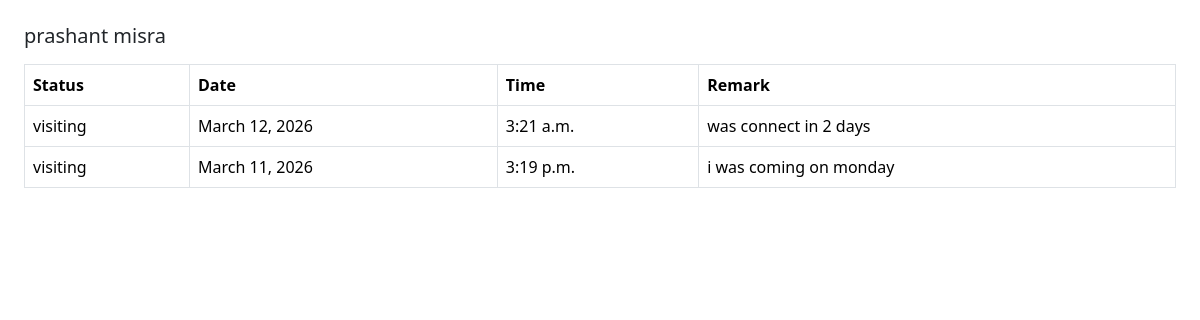
The app's page /followup/100/ with its own data.
### appname/models.py (models this page shows, shortened)
class Student(models.Model):
    FNAME = models.CharField(max_length=50)
    LNAME = models.CharField(max_length=50)
    BIRTHDAY = models.DateField(null=True, blank=True)
    GENDER = models.CharField(max_length=10, blank=True)
    EMAIL = models.EmailField(unique=False)
    PHONE = models.CharField(max_length=10, blank=True)
    ADDRESS = models.CharField(max_length=200, blank=True)
    CITY = models.CharField(max_length=50, blank=True)
    COLLEGENAME = models.CharField(max_length=100, blank=True)
    QUALIFICATION = models.CharField(max_length=50, blank=True, null=True)
    BRANCH = models.CharField(max_length=50, blank=True)
    PASSING_YEAR = models.CharField(max_length=10, blank=True)
    TECHNOLOGY = models.CharField(max_length=50, blank=True)
    STATUS_CHOICES = [
        ('visiting', 'Visiting'),
        ('adjoining', 'Adjoining'),
        ('pending', 'Pending'),
        ('rejected', 'Rejected'),
    ]
    status = models.CharField(
        max_length=20,
        choices=STATUS_CHOICES,
        default='visiting'
    )
    visiting_at = models.DateTimeField(auto_now_add=True)
    joining_at = models.DateTimeField(null=True, blank=True)
    COURSE_CHOICES = [
        ('python', 'Python'),
        ('django', 'Django'),
        ('fullstack', 'Full Stack'),
    ]
    course = models.CharField(
        max_length=50,
        choices=COURSE_CHOICES,
        null=True,
        blank=True
    )
    total_fees = models.IntegerField(null=True, blank=True)
    paid_fees = models.IntegerField(default=0)
    remaining_fees = models.IntegerField(null=True, blank=True)
    payment_method = models.CharField(max_length=50, null=True, blank=True)

class FollowUp(models.Model):
    student = models.ForeignKey("Student", on_delete=models.CASCADE, related_name="followups")
    remark = models.TextField()
    status = models.CharField(max_length=50)
    followup_date = models.DateField()
    followup_time = models.TimeField()
    created_at = models.DateTimeField(default=timezone.now)

### appname/views.py (the view)
# urls.py: path("followup/<int:id>/", views.followup_details, name="followup_details"),
def followup_details(request, id):
    student = get_object_or_404(Student, id=id)
    followups = FollowUp.objects.filter(
        student=student
    ).order_by("-created_at")
    return render(request, "followup_details.html", {
        "student": student,
        "followups": followups
    })

### templates/followup_details.html (shortened to what this page needs)
<!DOCTYPE html>
<html>
<head>
<link href="https://cdn.jsdelivr.net/npm/bootstrap@5.3.3/dist/css/bootstrap.min.css" rel="stylesheet">
</head>
<body class="p-4">
<h5 class="mb-3">{{ student.FNAME }} {{ student.LNAME }}</h5>
<table class="table table-bordered">
<tr>
<th>Status</th>
<th>Date</th>
<th>Time</th>
<th>Remark</th>
</tr>
{% for f in followups %}
<tr>
<td>{{ f.status }}</td>
<td>{{ f.followup_date }}</td>
<td>{{ f.followup_time }}</td>
<td>{{ f.remark }}</td>
</tr>
{% empty %}
<tr>
<td colspan="4" class="text-center">No Followups Yet</td>
</tr>
{% endfor %}
</table>
</body>
</html>

### records on screen
Student: FNAME "prashant", LNAME "misra"
FollowUp: status "visiting", followup_date "March 12, 2026", followup_time "3:21 a.m.", remark "was connect in 2 days"
FollowUp: status "visiting", followup_date "March 11, 2026", followup_time "3:19 p.m.", remark "i was coming on monday"
